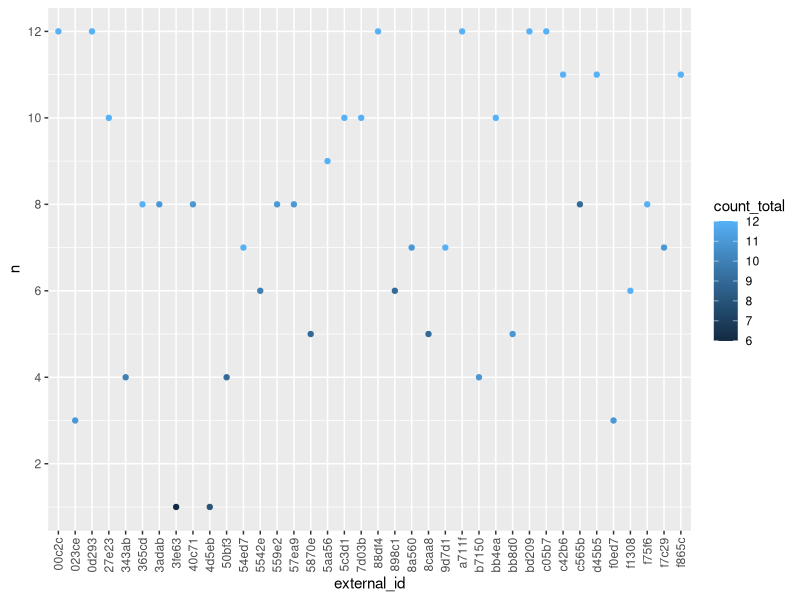
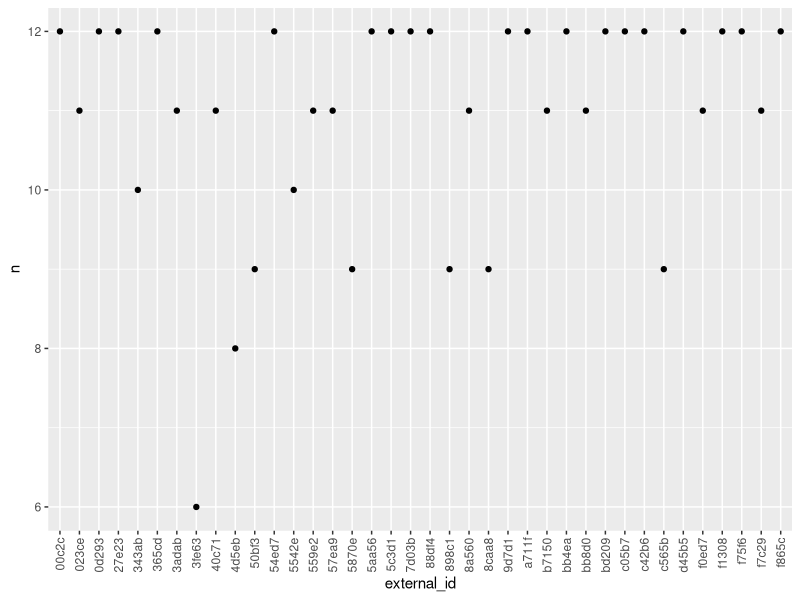
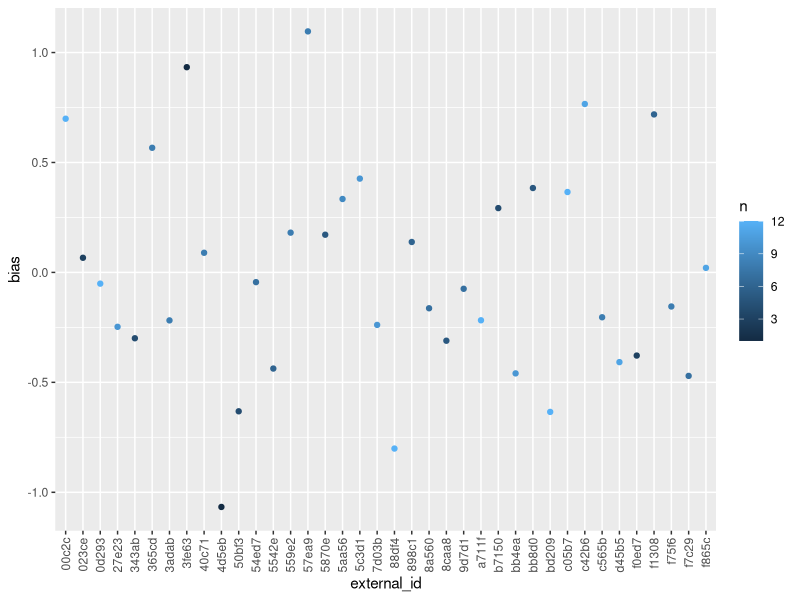
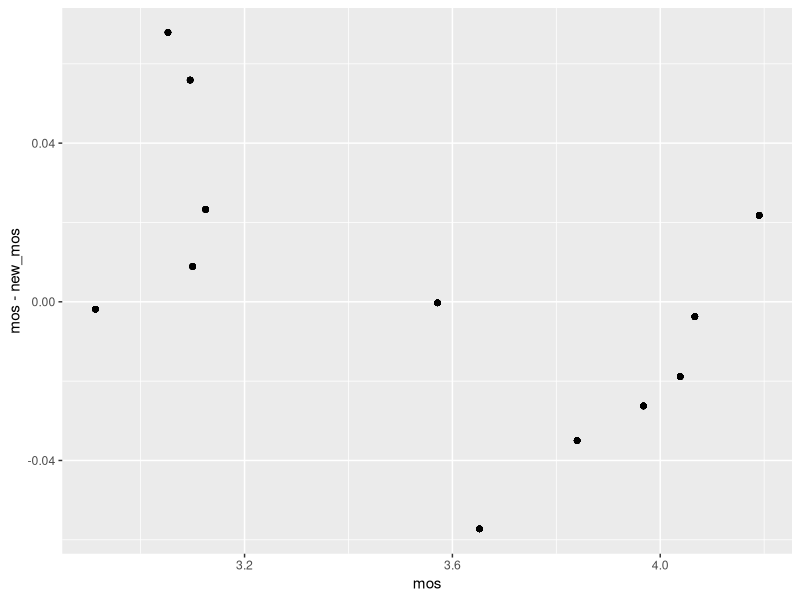
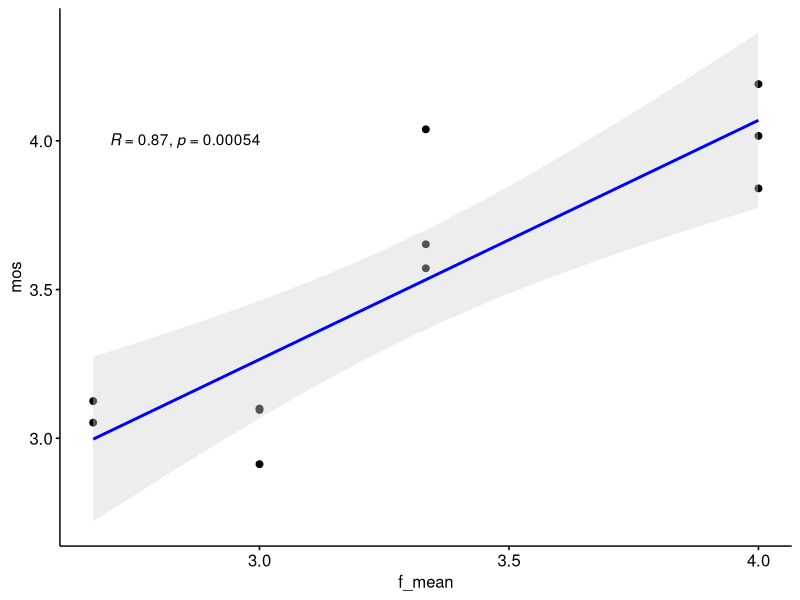
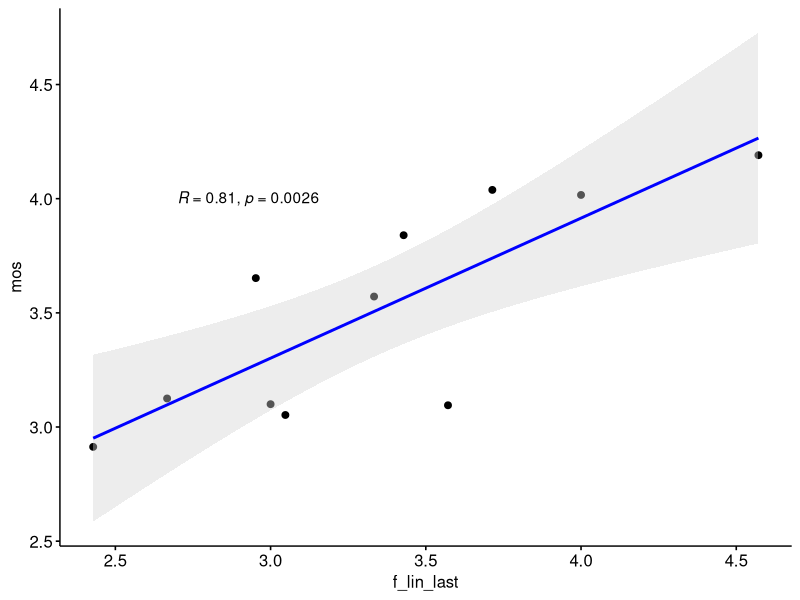
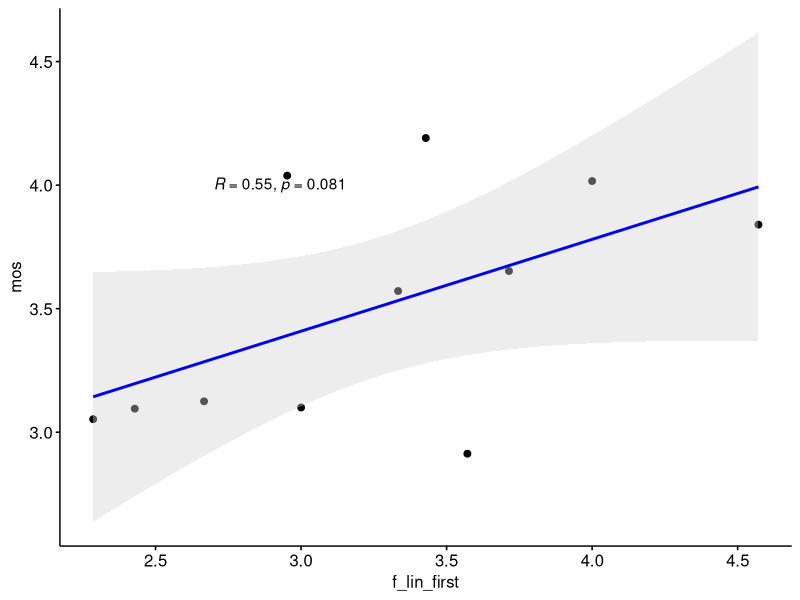
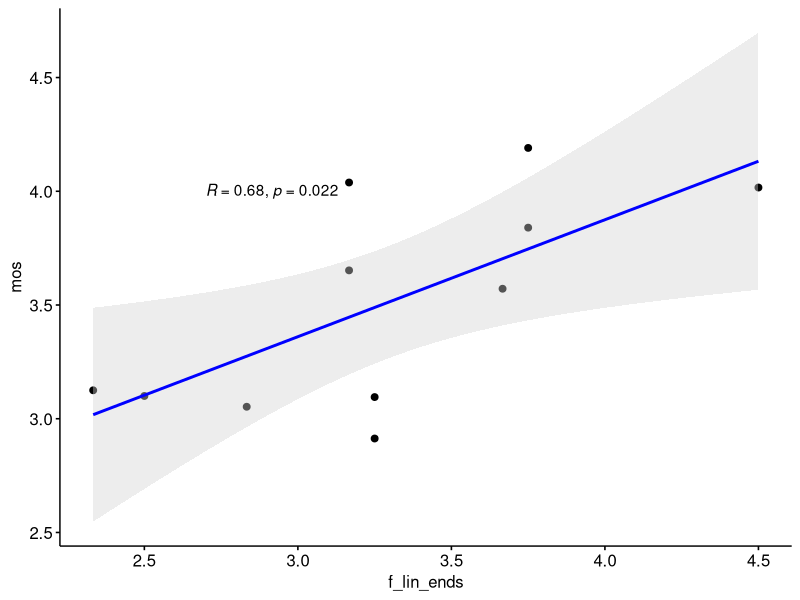

The R script that drew these images, in order:
## ---- chunk 1
knitr::opts_chunk$set(echo = TRUE)
library(tidyverse)
library(ggpubr)
## ---- chunk 2
data_by_weeks <- read_csv("phase4_current_results.csv", col_types = "ffnnnnnnnnnnncc")


## ---- chunk 3

data_by_weeks %>%
  group_by(external_id) %>%
  dplyr::summarise(n = sum(n == 7), count_total = n()) %>%
  ggplot(aes(external_id, n, color = count_total)) + geom_point() + 
    theme(axis.text.x = element_text(angle = 90, vjust = 0.5, hjust=1)) + 
    scale_y_continuous(breaks = seq(0, 12, 2)) 

data_by_weeks %>%
  group_by(external_id) %>%
  dplyr::summarise(n = sum(n >= 3)) %>%
  ggplot(aes(external_id, n)) + geom_point() + 
    theme(axis.text.x = element_text(angle = 90, vjust = 0.5, hjust=1)) + 
    scale_y_continuous(breaks = seq(0, 12, 2)) 

data_by_weeks %>%
  filter(n == 7) %>%
  group_by(week) %>%
  dplyr::mutate(mos = mean(q2)) %>%
  ungroup() %>%
  group_by(external_id) %>%
  dplyr::summarize(bias = mean(q2 - mos, na.rm = TRUE), n = n()) %>%
#  mutate(n = as.factor(n)) %>%
  ggplot(aes(external_id, bias, color = n)) + geom_point() + 
    theme(axis.text.x = element_text(angle = 90, vjust = 0.5, hjust=1))

tmp <- data_by_weeks %>%
  filter(n == 7) %>%
  group_by(week) %>%
  mutate(mos = mean(q2)) %>%
  ungroup() 


data_by_weeks %>%
  filter(n == 7) %>%
  group_by(week) %>%
  dplyr::mutate(mos = mean(q2)) %>%
  ungroup() %>%
  group_by(external_id) %>%
  dplyr::mutate(bias = mean(q2 - mos, na.rm = TRUE)) %>%
  ungroup() %>%
  dplyr::mutate(new_q2 = q2 - bias) %>%
  group_by(week, mos) %>%
  dplyr::mutate(new_mos = mean(new_q2)) %>%
  ggplot(aes(mos, mos - new_mos)) + geom_point()

data_with_bias <- data_by_weeks %>%
  filter(n == 7) %>%
  group_by(week) %>%
  dplyr::mutate(mos = mean(q2)) %>%
  ungroup() %>%
  group_by(external_id) %>%
  dplyr::mutate(bias = mean(q2 - mos, na.rm = TRUE)) %>%
  ungroup() %>%
  mutate(new_q2 = q2 - bias) %>%
  group_by(week, mos) %>%
  dplyr::mutate(new_mos = mean(new_q2))

## ---- chunk 4
f_mean <- function(x) {
  tmp <- x[,1]
  tmp[is.na(x[,1])] <- 0
  norm <- rep(1, nrow(x))
  norm[is.na(x[,1])] <- 0
  for (i in c(2:6)){
    tmp_norm <- rep(1, nrow(x))
    tmp_norm[is.na(x[,i])] <- 0
    norm <- norm + tmp_norm
    tmp_na <- x[,i]
    tmp_na[is.na(tmp_na)] <- 0
    tmp <- tmp + tmp_na
  }
  return(tmp / norm)
}

f_lin_last <- function(x) {
  norm <- rep(1, nrow(x))
  norm[is.na(x[,1])] <- 0
  tmp <- x[,1]
  tmp[is.na(x[,1])] <- 0
  tmp <- tmp * norm
  for (i in c(2:6)){
    tmp_norm <- rep(i, nrow(x))
    tmp_norm[is.na(x[,i])] <- 0
    norm <- norm + tmp_norm
    tmp_na <- x[,i]
    tmp_na[is.na(tmp_na)] <- 0
    tmp <- tmp + tmp_na * tmp_norm
  }
  return(tmp / norm)
}

f_lin_first <- function(x) {
  norm <- rep(6, nrow(x))
  norm[is.na(x[,1])] <- 0
  tmp <- x[,1]
  tmp[is.na(x[,1])] <- 0
  tmp <- tmp * norm
  for (i in c(2:6)){
    tmp_norm <- rep(7-i, nrow(x))
    tmp_norm[is.na(x[,i])] <- 0
    norm <- norm + tmp_norm
    tmp_na <- x[,i]
    tmp_na[is.na(tmp_na)] <- 0
    tmp <- tmp + tmp_na * tmp_norm
  }
  return(tmp / norm)
}

f_lin_ends <- function(x) {
  norm <- rep(3, nrow(x))
  norm[is.na(x[,1])] <- 0
  tmp <- x[,1]
  tmp[is.na(x[,1])] <- 0
  tmp <- tmp * norm
  for (i in c(2:6)){
    tmp_norm <- rep(ceiling(abs(3.5 - i)), nrow(x))
    tmp_norm[is.na(x[,i])] <- 0
    norm <- norm + tmp_norm
    tmp_na <- x[,i]
    tmp_na[is.na(tmp_na)] <- 0
    tmp <- tmp + tmp_na * tmp_norm
  }
  return(tmp / norm)
}

data_by_weeks$f_mean = f_mean(as.matrix(data_by_weeks[,c("mo", "tu", "we", "th", "fr", "sa")]))
data_by_weeks$f_lin_last = f_lin_last(as.matrix(data_by_weeks[,c("mo", "tu", "we", "th", "fr", "sa")]))
data_by_weeks$f_lin_first = f_lin_first(as.matrix(data_by_weeks[,c("mo", "tu", "we", "th", "fr", "sa")]))
data_by_weeks$f_lin_ends = f_lin_ends(as.matrix(data_by_weeks[,c("mo", "tu", "we", "th", "fr", "sa")]))

data_by_weeks$res_mean <- data_by_weeks$f_mean - data_by_weeks$q2
data_by_weeks$res_last <-data_by_weeks$f_lin_last - data_by_weeks$q2
data_by_weeks$res_first <-data_by_weeks$f_lin_first - data_by_weeks$q2
data_by_weeks$res_ends <-data_by_weeks$f_lin_ends - data_by_weeks$q2

data_by_weeks %>%
  filter(n == 7) %>%
  mutate(week_private = mo*10^5+tu*10^4+we*10^3+th*10^2+fr*10+sa) %>%
  group_by(week_private) %>%
  summarize(mos = mean(q2), f_mean = mean(f_mean)) %>%
  ggscatter(x = "f_mean", y = "mos",
   add = "reg.line",  # Add regressin line
   add.params = list(color = "blue", fill = "lightgray"), # Customize reg. line
   conf.int = TRUE # Add confidence interval
   ) + 
    stat_cor(method = "pearson", label.x = 2.7, label.y = 4)
  
data_by_weeks %>%
  filter(n == 7) %>%
  mutate(week_private = mo*10^5+tu*10^4+we*10^3+th*10^2+fr*10+sa) %>%
  group_by(week_private) %>%
  summarize(mos = mean(q2), f_lin_last = mean(f_lin_last)) %>%
  ggscatter(x = "f_lin_last", y = "mos",
   add = "reg.line",  # Add regressin line
   add.params = list(color = "blue", fill = "lightgray"), # Customize reg. line
   conf.int = TRUE # Add confidence interval
   ) + 
    stat_cor(method = "pearson", label.x = 2.7, label.y = 4)

data_by_weeks %>%
  filter(n == 7) %>%
  mutate(week_private = mo*10^5+tu*10^4+we*10^3+th*10^2+fr*10+sa) %>%
  group_by(week_private) %>%
  summarize(mos = mean(q2), f_lin_first = mean(f_lin_first)) %>%
  ggscatter(x = "f_lin_first", y = "mos",
   add = "reg.line",  # Add regressin line
   add.params = list(color = "blue", fill = "lightgray"), # Customize reg. line
   conf.int = TRUE # Add confidence interval
   ) + 
    stat_cor(method = "pearson", label.x = 2.7, label.y = 4)

data_by_weeks %>%
  filter(n == 7) %>%
  mutate(week_private = mo*10^5+tu*10^4+we*10^3+th*10^2+fr*10+sa) %>%
  group_by(week_private) %>%
  summarize(mos = mean(q2), f_lin_ends = mean(f_lin_ends)) %>%
  ggscatter(x = "f_lin_ends", y = "mos",
   add = "reg.line",  # Add regressin line
   add.params = list(color = "blue", fill = "lightgray"), # Customize reg. line
   conf.int = TRUE # Add confidence interval
   ) + 
    stat_cor(method = "pearson", label.x = 2.7, label.y = 4)

data_by_weeks %>%
  select(-q4) %>%
  replace(is.na(.), 0) %>%
  mutate(week_private = mo*10^5+tu*10^4+we*10^3+th*10^2+fr*10+sa) %>%
  group_by(week_private) %>%
  summarize(mos = mean(q2), f_mean = mean(f_mean), n = n()) %>%
  ggscatter(x = "f_mean", y = "mos",
   add = "reg.line",  # Add regressin line
   add.params = list(color = "blue", fill = "lightgray"), # Customize reg. line
   conf.int = TRUE # Add confidence interval
   ) + 
    stat_cor(method = "pearson", label.x = 2.7, label.y = 4)

data_by_weeks %>%
  select(-q4) %>%
  replace(is.na(.), 0) %>%
  mutate(week_private = mo*10^5+tu*10^4+we*10^3+th*10^2+fr*10+sa) %>%
  group_by(week_private) %>%
  summarize(mos = mean(q2), f_lin_last = mean(f_lin_last), n = n()) %>%
  ggscatter(x = "f_lin_last", y = "mos",
   add = "reg.line",  # Add regressin line
   add.params = list(color = "blue", fill = "lightgray"), # Customize reg. line
   conf.int = TRUE # Add confidence interval
   ) + 
    stat_cor(method = "pearson", label.x = 2.7, label.y = 4)

data_by_weeks %>%
  select(-q4) %>%
  replace(is.na(.), 0) %>%
  mutate(week_private = mo*10^5+tu*10^4+we*10^3+th*10^2+fr*10+sa) %>%
  group_by(week_private) %>%
  summarize(mos = mean(q2), f_lin_first = mean(f_lin_first), n = n()) %>%
  ggscatter(x = "f_lin_first", y = "mos",
   add = "reg.line",  # Add regressin line
   add.params = list(color = "blue", fill = "lightgray"), # Customize reg. line
   conf.int = TRUE # Add confidence interval
   ) + 
    stat_cor(method = "pearson", label.x = 2.7, label.y = 4)

data_by_weeks %>%
  select(-q4) %>%
  replace(is.na(.), 0) %>%
  mutate(week_private = mo*10^5+tu*10^4+we*10^3+th*10^2+fr*10+sa) %>%
  group_by(week_private) %>%
  summarize(mos = mean(q2), f_lin_ends = mean(f_lin_ends), n = n()) %>%
  ggscatter(x = "f_lin_ends", y = "mos",
   add = "reg.line",  # Add regressin line
   add.params = list(color = "blue", fill = "lightgray"), # Customize reg. line
   conf.int = TRUE # Add confidence interval
   ) + 
    stat_cor(method = "pearson", label.x = 2.7, label.y = 4)



